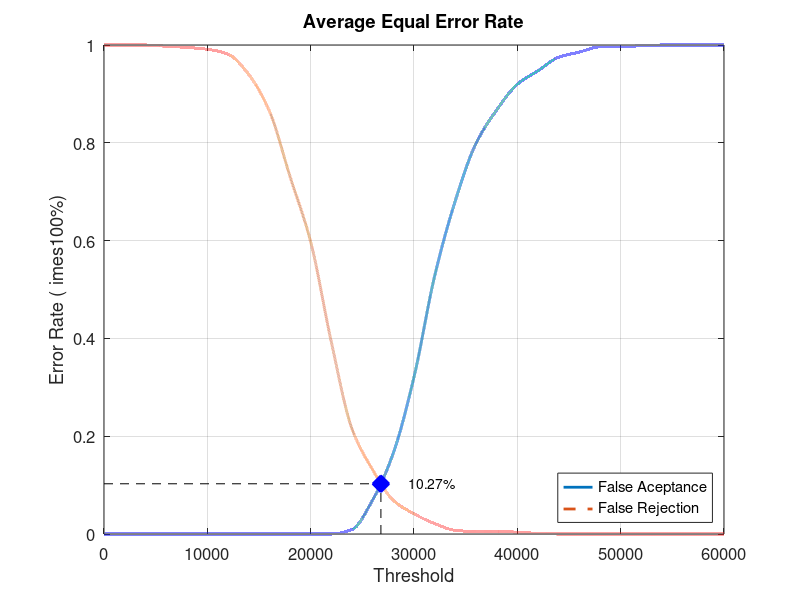
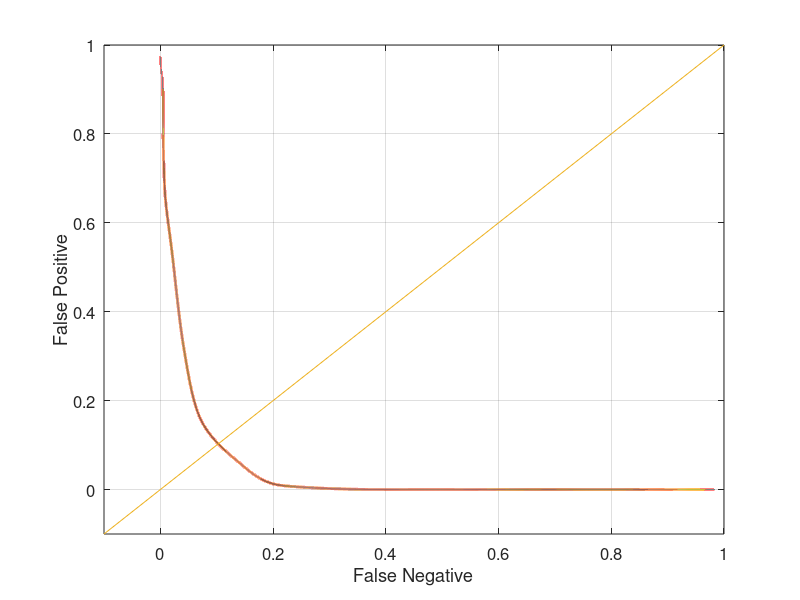

Recreate these plots in MATLAB, in order.
close all;
clear;
clc;
x = 0:2000:60000;
xq = 0:0.5:60000;

y0 = [0 0 0 0 0 0 0 0 0 0 0 0 0.00921053 0.0697368 0.165789 0.321053 0.527632 0.681579 0.798684 0.867105 0.919737 0.947368 0.975 0.985526 0.996053 0.996053 0.998684 1 1 1 1]
yy0 = interp1(x, y0, xq, 'pchip');
y1 = [1 1 1 0.9975 0.995 0.99125 0.98125 0.94 0.865 0.73125 0.5975 0.3925 0.215 0.13125 0.06875 0.04125 0.02125 0.0075 0.005 0.005 0.00375 0.00125 0 0 0 0 0 0 0 0 0]
yy1 = interp1(x, y1, xq, 'pchip');

% Calculating EER: 
y2 = abs(y0 - y1);
find(y2 == min(y2))
yy2 = abs(yy0 - yy1);
xEER = find(yy2 == min(yy2));
xEERIndex = xq(xEER) % X-axis EER
yEER = yy0(xEER) % Y-axis EER

main = figure
plot(xq, yy0,'-','LineWidth', 2);	hold on
plot(xq, yy1,'--','LineWidth', 2);	hold on
plot([xEERIndex xEERIndex], [0 yEER], 'k--');	hold on
plot([0 xEERIndex], [yEER yEER], 'k--');	hold on
plot(xEERIndex, yEER, 'bx', 'LineWidth', 10);	hold on
text(xEERIndex + 10 * xEERIndex / 100, yEER, [num2str(round((10000 * yEER)) / 100) '%'])
legend('False Aceptance', 'False Rejection', 'Location', 'SouthEast')
xlabel('Threshold')
ylabel('Error Rate (	imes100%)')
title('Average Equal Error Rate')
set(gca, 'FontSize', 12)
axis([0 60000 0 1])
grid on

print(main, 'Experiment2AverageMain', '-dpng');
FNRxFPR = figure('Color', [1 1 1]);
plot(yy1, yy0, '-', yy1, yy0, 'LineWidth', 2);
hold on
y = -0.1:0.1:1
plot(y, y); 
set(gca, 'FontSize', 12)
xlabel('False Negative')
ylabel('False Positive')
axis([-0.1 1 -0.1 1])
set(gca, 'FontSize', 12)
grid on

print(FNRxFPR, 'Experiment2AverageFNRxFPR','-dpng');
